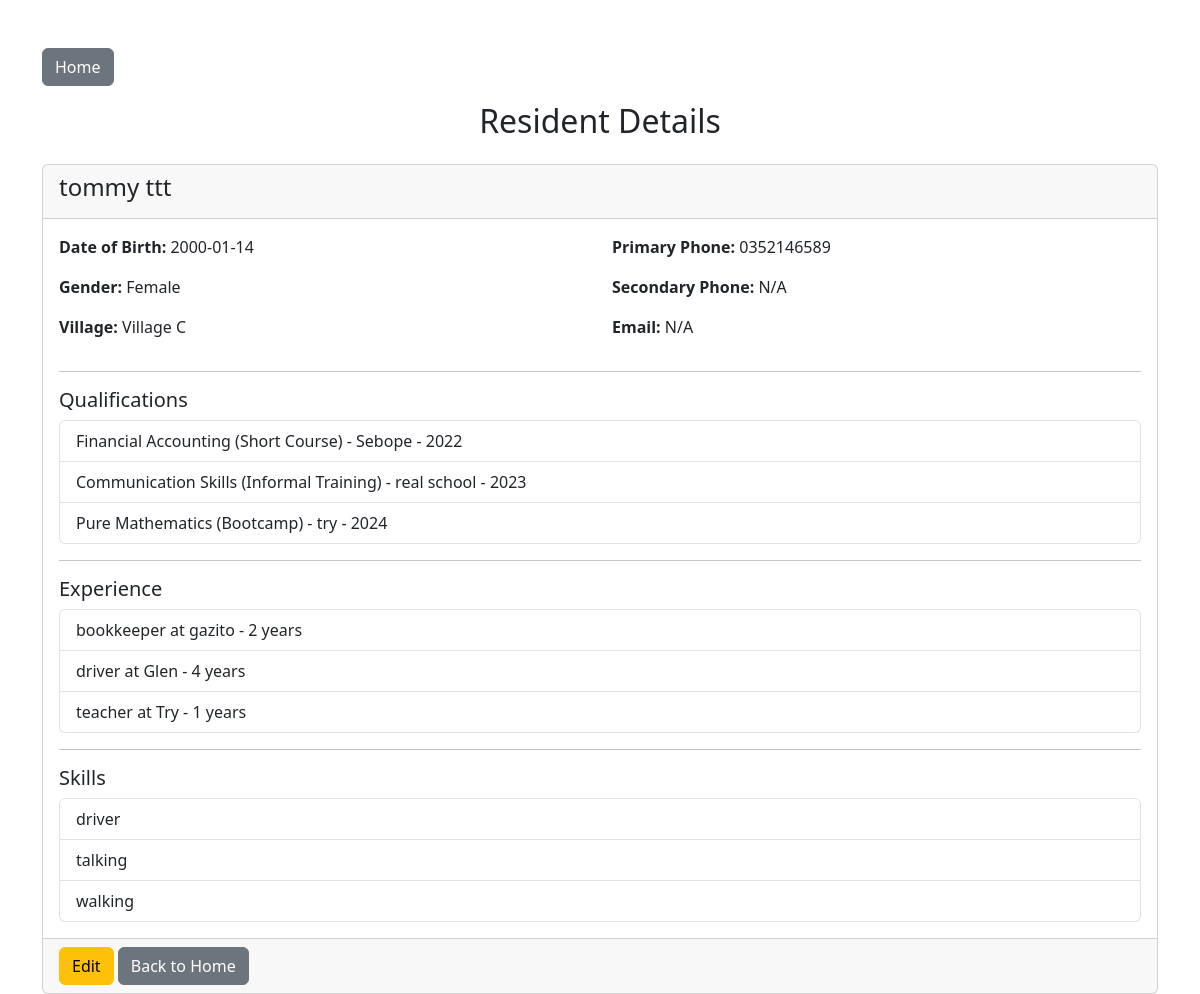
The page /view-resident/6 on the database its author committed.
### app/models.py (models this page shows)
class Resident(Base):
    __tablename__ = "residents"
    id = Column(Integer, primary_key=True, index=True)
    first_name = Column(String, nullable=False)
    last_name = Column(String, nullable=False)
    dob = Column(Date, nullable=False)
    gender = Column(String, nullable=False)
    village = Column(String, nullable=False)
    cellphone_no = Column(String, nullable=False)
    cellphone_no2 = Column(String)
    email = Column(String)
    qualifications = relationship("Qualification", back_populates="resident", cascade="all, delete-orphan")
    experiences = relationship("Experience", back_populates="resident", cascade="all, delete-orphan")
    skills = relationship("Skill", back_populates="resident", cascade="all, delete-orphan")

class Qualification(Base):
    __tablename__ = "qualifications"
    id = Column(Integer, primary_key=True, index=True)
    institution = Column(String)
    name = Column(String)
    type = Column(String)
    level = Column(String)
    year = Column(String)
    resident_id = Column(Integer, ForeignKey("residents.id"))
    resident = relationship("Resident", back_populates="qualifications")

class Experience(Base):
    __tablename__ = "experiences"
    id = Column(Integer, primary_key=True, index=True)
    company = Column(String)
    position = Column(String)
    years = Column(String)
    resident_id = Column(Integer, ForeignKey("residents.id"))
    resident = relationship("Resident", back_populates="experiences")

class Skill(Base):
    __tablename__ = "skills"
    id = Column(Integer, primary_key=True, index=True)
    name = Column(String)
    resident_id = Column(Integer, ForeignKey("residents.id"))
    resident = relationship("Resident", back_populates="skills")

### app/resident_routes.py (the view)
@router.get("/view-resident/{resident_id}", response_class=HTMLResponse)
async def view_resident(request: Request, resident_id: int, db: Session = Depends(get_db)):
    resident = db.query(Resident).filter(Resident.id == resident_id).first()
    if not resident:
        return RedirectResponse(url="/", status_code=303)
    return templates.TemplateResponse(
        "view_resident.html",
        {
            "request": request,
            "resident": resident
        }
    )

### app/templates/view_resident.html (shortened to what this page needs)
<!DOCTYPE html>
<html>
<head>
    <link href="https://cdn.jsdelivr.net/npm/bootstrap@5.3.3/dist/css/bootstrap.min.css" rel="stylesheet">
</head>
<body>
  <div class="container mt-5">
      <a href="/" class="btn btn-secondary mb-3">Home</a>
      <h2 class="mb-4 text-center">Resident Details</h2>
      <div class="card">
          <div class="card-header">
              <h4>{{ resident.first_name }} {{ resident.last_name }}</h4>
          </div>
          <div class="card-body">
              <div class="row">
                  <div class="col-md-6">
                      <p><strong>Date of Birth:</strong> {{ resident.dob }}</p>
                      <p><strong>Gender:</strong> {{ resident.gender }}</p>
                      <p><strong>Village:</strong> {{ resident.village }}</p>
                  </div>
                  <div class="col-md-6">
                      <p><strong>Primary Phone:</strong> {{ resident.cellphone_no }}</p>
                      <p><strong>Secondary Phone:</strong> {{ resident.cellphone_no2 or 'N/A' }}</p>
                      <p><strong>Email:</strong> {{ resident.email or 'N/A' }}</p>
                  </div>
              </div>
              <hr>
              <h5>Qualifications</h5>
              {% if resident.qualifications %}
              <ul class="list-group">
                  {% for qual in resident.qualifications %}
                  <li class="list-group-item">
                      {{ qual.name }} ({{ qual.type }}) - {{ qual.institution }} - {{ qual.year }}
                  </li>
                  {% endfor %}
              </ul>
              {% else %}
              <p class="text-muted">No qualifications recorded</p>
              {% endif %}
              <hr>
              <h5>Experience</h5>
              {% if resident.experiences %}
              <ul class="list-group">
                  {% for exp in resident.experiences %}
                  <li class="list-group-item">
                      {{ exp.position }} at {{ exp.company }} - {{ exp.years }} years
                  </li>
                  {% endfor %}
              </ul>
              {% else %}
              <p class="text-muted">No experience recorded</p>
              {% endif %}
              <hr>
              <h5>Skills</h5>
              {% if resident.skills %}
              <ul class="list-group">
                  {% for skill in resident.skills %}
                  <li class="list-group-item">{{ skill.name }}</li>
                  {% endfor %}
              </ul>
              {% else %}
              <p class="text-muted">No skills recorded</p>
              {% endif %}
          </div>
          <div class="card-footer">
              <a href="/edit-resident/{{ resident.id }}" class="btn btn-warning">Edit</a>
              <a href="/" class="btn btn-secondary">Back to Home</a>
          </div>
      </div>
  </div>
</body>
</html>

### rows shown on the page
Resident: first_name "tommy", last_name "ttt", dob "2000-01-14", gender "Female", village "Village C", cellphone_no "0352146589", cellphone_no2 "N/A", email "N/A"
Qualification: name "Financial Accounting", type "Short Course", institution "Sebope", year "2022"
Qualification: name "Communication Skills", type "Informal Training", institution "real school", year "2023"
Qualification: name "Pure Mathematics", type "Bootcamp", institution "try", year "2024"
Experience: position "bookkeeper", company "gazito", years "2"
Experience: position "driver", company "Glen", years "4"
Experience: position "teacher", company "Try", years "1"
Skill: name "driver"
Skill: name "talking"
Skill: name "walking"
